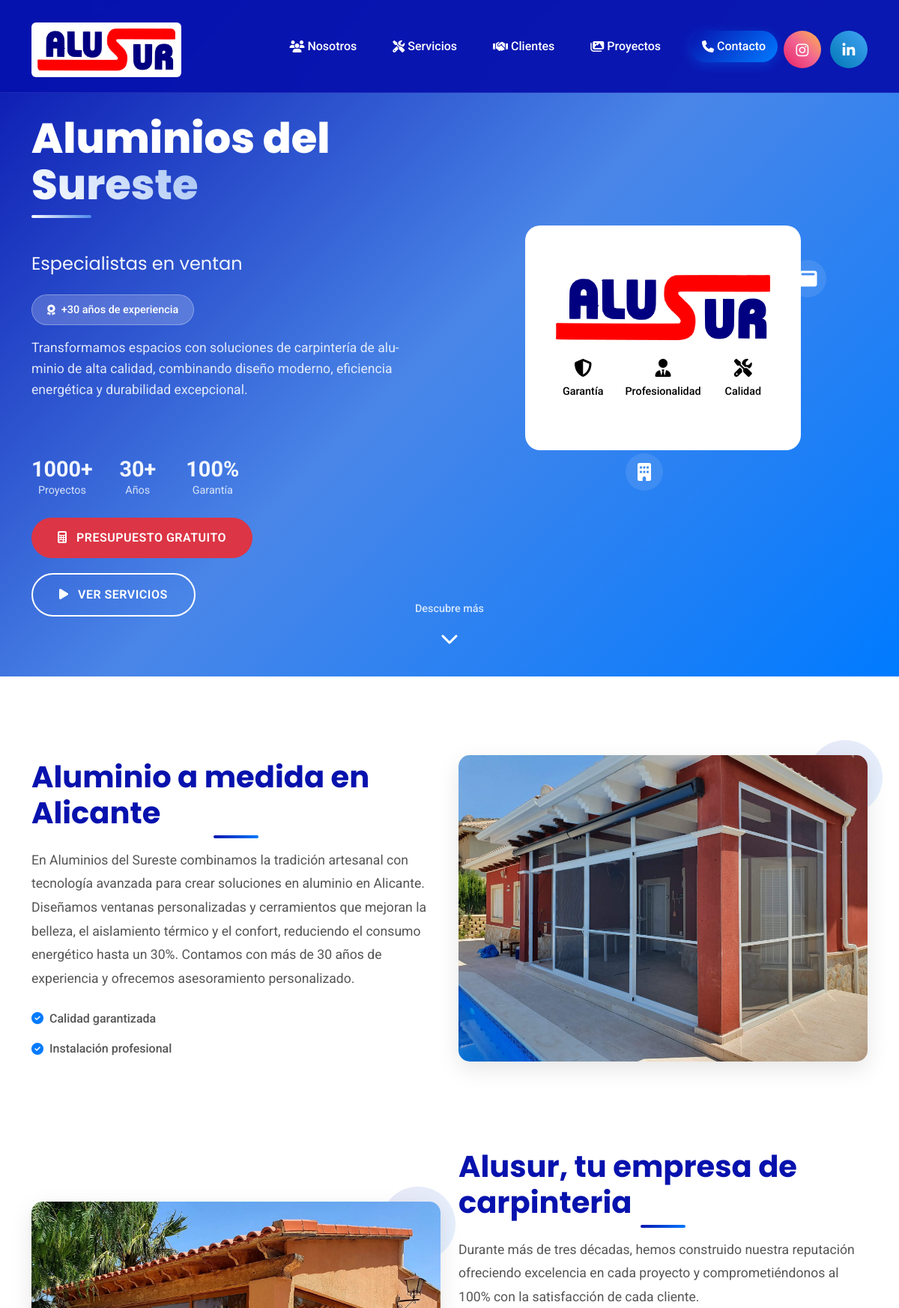
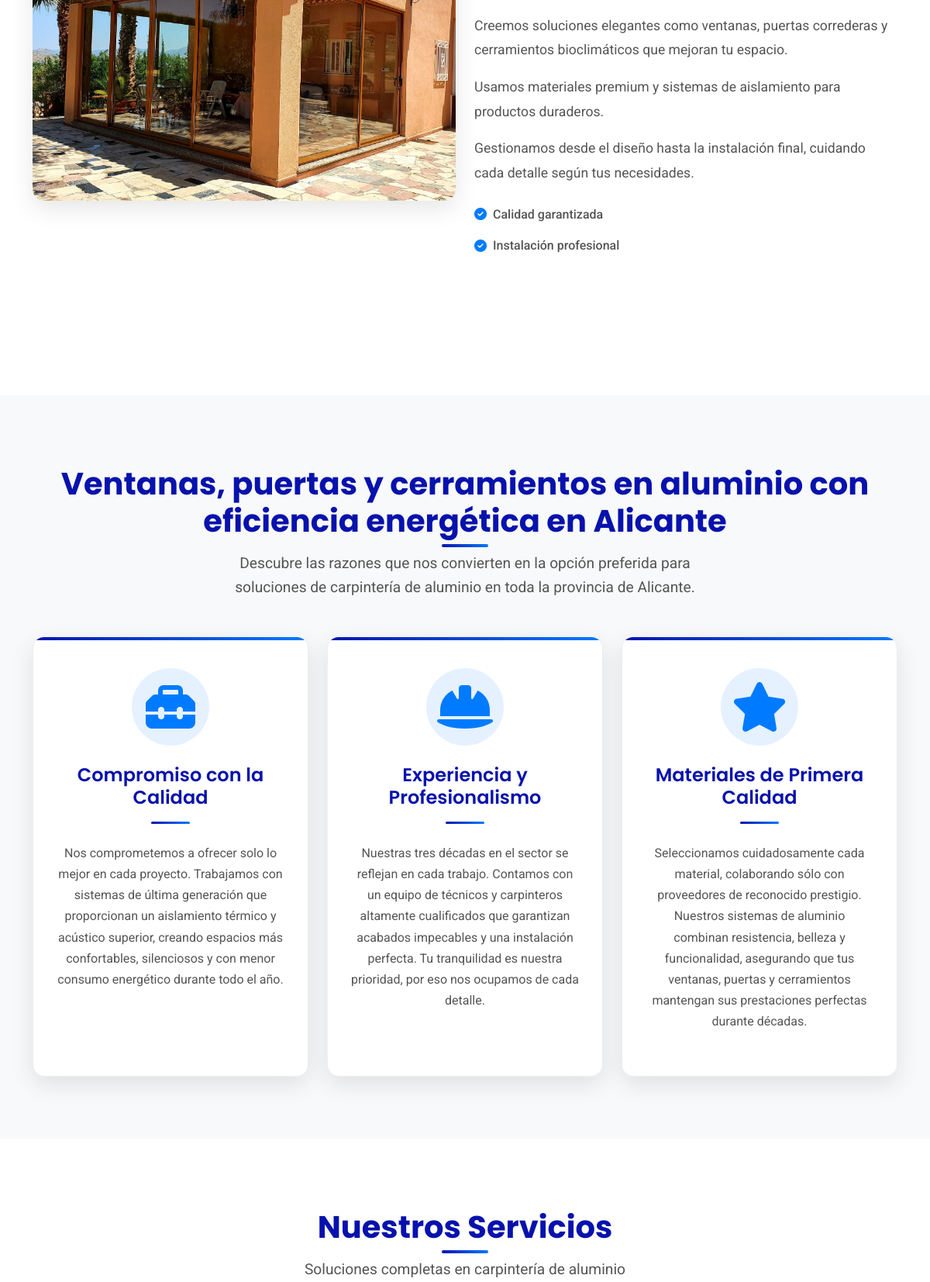
The page / (upper part) on the database its author committed (2 pictures, top to bottom).
### app/models.py (models this page shows)
class TextoPresentacion(models.Model):
    titulo = models.CharField(max_length=100)
    descripcion = models.TextField()
    imagen = models.ImageField(
        storage=seleccionar_storage(),
        upload_to='TextoPresentacion/',
        blank=True,
        null=True
    )

### app/views.py (the view)
# urls.py: path('', views.inicio, name='inicio'),
def inicio(request):
    template_name = "app/index.html"
    texto_presentacion = TextoPresentacion.objects.all()
    servicios = Servicio.objects.all()
    proyecto_finalizado = ProyectoFinalizado.objects.all()
    context = {"texto_presentacion": texto_presentacion, "servicios": servicios, "proyecto_finalizado": proyecto_finalizado}
    return render(request, template_name, context)

### app/models.py (called while the page is built)
    def get_absolute_url(self):
        return reverse("servicio_detalle", args=[self.id])

    def get_absolute_url(self):
        return reverse("proyecto_detalle", args=[self.id])

### app/templates/app/index.html (shortened to what this page needs)
{% extends "app/cliente_base.html" %}
{% load static %}
{% block content %}
    <header id="hero" class="hero-section">
        <div class="hero-particles">
        </div>
        <div class="hero-content mt-4 mt-sm-0">
            <div class="container">
                <div class="row align-items-center">
                    <div class="col-lg-6" data-aos="fade-right" data-aos-duration="1200">
                        <h1 class="hero-title mt-4">
                            <span class="hero-title-line1">Aluminios del</span>
                            <span class="hero-title-line2">Sureste</span>
                            <div class="hero-title-underline"></div>
                        </h1>
                        <h2 class="hero-subtitle mb-4">
                        </h2>
                        <div class="hero-badge mb-3">
                            <i class="fas fa-award me-2"></i>
                            +30 años de experiencia
                        </div>
                        <p class="hero-description mb-5">
                            Transformamos espacios con soluciones de carpintería de aluminio de alta calidad,
                            combinando diseño moderno, eficiencia energética y durabilidad excepcional.
                        </p>
                        <div class="hero-stats mb-4">
                            <div class="hero-stat">
                                <span class="stat-number">1000+</span>
                                <span class="stat-label">Proyectos</span>
                            </div>
                            <div class="hero-stat">
                                <span class="stat-number">30+</span>
                                <span class="stat-label">Años</span>
                            </div>
                            <div class="hero-stat">
                                <span class="stat-number">100%</span>
                                <span class="stat-label">Garantía</span>
                            </div>
                        </div>
                        <div class="hero-buttons">
                            <a href="#contacto" class="btn btn-danger text-white btn-hero me-3 smooth-scroll">
                                <i class="fas fa-calculator me-2"></i>
                                Presupuesto Gratuito
                            </a>
                            <a href="#servicios" class="btn btn-outline-white btn-hero smooth-scroll">
                                <i class="fas fa-play me-2"></i>
                                Ver Servicios
                            </a>
                        </div>
                    </div>
                    <div class="col-lg-6" data-aos="fade-left" data-aos-duration="1200" data-aos-delay="300">
                        <div class="hero-visual">
                            <div class="hero-card-3d">
                                <div class="hero-card-front">
                                    <img src="{% static 'app/images/logoalusur.png' %}" alt="logo alusur" class="mb-4">
                                    <div class="hero-features">
                                        <div class="feature-item">
                                            <i class="fas fa-shield-alt text-black"></i>
                                            <span class="text-black">Garantía</span>
                                        </div>
                                        <div class="feature-item">
                                            <i class="fa-solid fa-user-tie text-black"></i>
                                            <span class="text-black">Profesionalidad</span>
                                        </div>
                                        <div class="feature-item">
                                            <i class="fas fa-tools text-black"></i>
                                            <span class="text-black">Calidad</span>
                                        </div>
                                    </div>
                                </div>
                            </div>
                            <div class="floating-elements">
                                <div class="floating-element" style="--delay: 0s">
                                    <i class="fas fa-window-maximize"></i>
                                </div>
                                <div class="floating-element" style="--delay: 1s">
                                </div>
                                <div class="floating-element" style="--delay: 2s">
                                    <i class="fas fa-building"></i>
                                </div>
                            </div>
                        </div>
                    </div>
                </div>
            </div>
        </div>
        <div class="scroll-indicator">
            <a href="#presentacion" class="smooth-scroll">
                <div class="scroll-text">Descubre más</div>
                <div class="scroll-arrow">
                    <i class="fas fa-chevron-down"></i>
                </div>
            </a>
        </div>
    </header>
    <section id="presentacion" class="section-padding">
        <div class="container">
            {% for texto in texto_presentacion %}
            <div class="row align-items-center mb-5 presentation-row {% if forloop.counter|divisibleby:2 %}row-reverse{% endif %}">
                <div class="col-lg-6 {% if forloop.counter|divisibleby:2 %}order-lg-2{% endif %}" data-aos="{% if forloop.counter|divisibleby:2 %}fade-left{% else %}fade-right{% endif %}" data-aos-duration="800">
                    <div class="presentation-content">
                        <h2 class="section-title mb-4">{{ texto.titulo }}</h2>
                        <div class="section-description">
                            {{ texto.descripcion|linebreaks }}
                        </div>
                        <div class="presentation-features mt-4">
                            <div class="feature-point">
                                <i class="fas fa-check-circle me-2"></i>
                                Calidad garantizada
                            </div>
                            <div class="feature-point">
                                <i class="fas fa-check-circle me-2"></i>
                                Instalación profesional
                            </div>
                        </div>
                    </div>
                </div>
                {% if texto.imagen %}
                <div class="col-lg-6 {% if forloop.counter|divisibleby:2 %}order-lg-1{% endif %}" data-aos="{% if forloop.counter|divisibleby:2 %}fade-right{% else %}fade-left{% endif %}" data-aos-duration="800" data-aos-delay="200">
                    <div class="presentation-image-container">
                        <div class="presentation-image-wrapper">
                            <img src="{{ texto.imagen.url }}" alt="{{ texto.titulo }}" class="img-fluid presentation-image">
                        </div>
                    </div>
                </div>
                {% endif %}
            </div>
            {% endfor %}
        </div>
    </section>
    <section id="valores" class="section-padding bg-light">
        <div class="container">
            <div class="row mb-5">
                <div class="col-12 text-center" data-aos="fade-up">
                    <h2 class="section-title mb-3">
                        Ventanas, puertas y cerramientos en aluminio con eficiencia energética en Alicante
                    </h2>
                    <p class="section-subtitle">
                        Descubre las razones que nos convierten en la opción preferida para soluciones de carpintería de aluminio en toda la provincia de Alicante.
                    </p>
                </div>
            </div>
            <div class="row g-4">
                <div class="col-lg-4 col-md-6" data-aos="fade-up" data-aos-duration="800" data-aos-delay="100">
                    <article class="value-card h-100">
                        <div class="value-icon">
                            <i class="fas fa-toolbox"></i>
                        </div>
                        <h3 class="value-title">Compromiso con la Calidad</h3>
                        <div class="value-divider"></div>
                        <p class="value-description">
                            Nos comprometemos a ofrecer solo lo mejor en cada proyecto. Trabajamos con sistemas de última generación que proporcionan un aislamiento térmico y acústico superior, creando espacios más confortables, silenciosos y con menor consumo energético durante todo el año.
                        </p>
                    </article>
                </div>
                <div class="col-lg-4 col-md-6" data-aos="fade-up" data-aos-duration="800" data-aos-delay="200">
                    <article class="value-card h-100">
                        <div class="value-icon">
                            <i class="fas fa-hard-hat"></i>
                        </div>
                        <h3 class="value-title">Experiencia y Profesionalismo</h3>
                        <div class="value-divider"></div>
                        <p class="value-description">
                            Nuestras tres décadas en el sector se reflejan en cada trabajo. Contamos con un equipo de técnicos y carpinteros altamente cualificados que garantizan acabados impecables y una instalación perfecta. Tu tranquilidad es nuestra prioridad, por eso nos ocupamos de cada detalle.
                        </p>
                    </article>
                </div>
                <div class="col-lg-4 col-md-6" data-aos="fade-up" data-aos-duration="800" data-aos-delay="300">
                    <article class="value-card h-100">
                        <div class="value-icon">
                            <i class="fas fa-star"></i>
                        </div>
                        <h3 class="value-title">Materiales de Primera Calidad</h3>
                        <div class="value-divider"></div>
                        <p class="value-description">
                            Seleccionamos cuidadosamente cada material, colaborando sólo con proveedores de reconocido prestigio. Nuestros sistemas de aluminio combinan resistencia, belleza y funcionalidad, asegurando que tus ventanas, puertas y cerramientos mantengan sus prestaciones perfectas durante décadas.
                        </p>
                    </article>
                </div>
            </div>
        </div>
    </section>
    <section id="servicios" class="section-padding">
        <div class="container">
            <div class="row mb-5">
                <div class="col-12 text-center" data-aos="fade-up">
                    <h2 class="section-title mb-3">Nuestros Servicios</h2>
                    <p class="section-subtitle">Soluciones completas en carpintería de aluminio</p>
                </div>
            </div>
        </div>
    </section>
{% endblock content %}

### rows shown on the page
TextoPresentacion: titulo "Aluminio a medida en Alicante", descripcion "En Aluminios del Sureste combinamos la tradición artesanal con tecnología avanzada para crear soluciones en aluminio en Alicante. Diseñamos ventanas personalizadas y cerramientos que mejoran la belleza, el aislamiento térmico y el confort, reduciendo el consumo energético hasta un 30%. Contamos con más de 30 años de experiencia y ofrecemos asesoramiento personalizado.", imagen (picture)
TextoPresentacion: titulo "Alusur, tu empresa de carpinteria", descripcion "Durante más de tres décadas, hemos construido nuestra reputación ofreciendo excelencia en cada proyecto y comprometiéndonos al 100% con la satisfacción de cada cliente. Creemos soluciones elegantes como ventanas, puertas correderas y cerramientos bioclimáticos que mejoran tu espacio. Usamos materiales premium y sistemas de aislamiento para productos duraderos. Gestionamos desde el diseño hasta la instalación final, cuidando cada detalle según tus necesidades.", imagen (picture)
